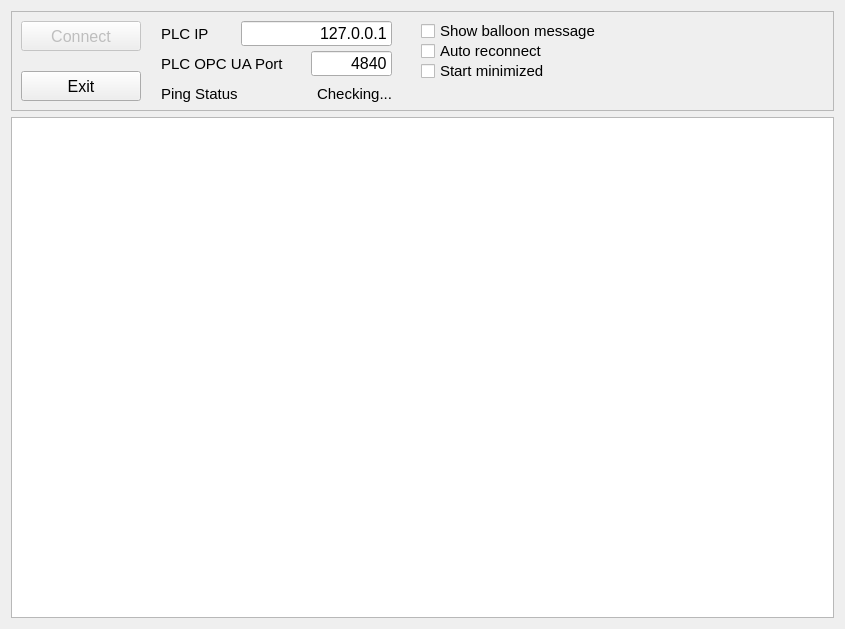
<?xml version="1.0" encoding="UTF-8"?>
<ui version="4.0">
 <class>MainWindow</class>
 <widget class="QMainWindow" name="MainWindow">
  <property name="geometry">
   <rect>
    <x>0</x>
    <y>0</y>
    <width>845</width>
    <height>629</height>
   </rect>
  </property>
  <property name="windowTitle">
   <string>FreeOpcUa Client</string>
  </property>
  <property name="windowIcon">
   <iconset>
    <normaloff>../network.svg</normaloff>../network.svg</iconset>
  </property>
  <widget class="QWidget" name="centralWidget">
   <layout class="QGridLayout" name="gridLayout_2">
    <item row="0" column="0">
     <widget class="QFrame" name="frame">
      <property name="sizePolicy">
       <sizepolicy hsizetype="Preferred" vsizetype="Fixed">
        <horstretch>0</horstretch>
        <verstretch>0</verstretch>
       </sizepolicy>
      </property>
      <property name="minimumSize">
       <size>
        <width>600</width>
        <height>100</height>
       </size>
      </property>
      <property name="frameShape">
       <enum>QFrame::StyledPanel</enum>
      </property>
      <property name="frameShadow">
       <enum>QFrame::Raised</enum>
      </property>
      <widget class="QPushButton" name="btnExit">
       <property name="geometry">
        <rect>
         <x>10</x>
         <y>60</y>
         <width>120</width>
         <height>30</height>
        </rect>
       </property>
       <property name="font">
        <font>
         <pointsize>12</pointsize>
        </font>
       </property>
       <property name="text">
        <string>Exit</string>
       </property>
      </widget>
      <widget class="QPushButton" name="btnConnect">
       <property name="enabled">
        <bool>false</bool>
       </property>
       <property name="geometry">
        <rect>
         <x>10</x>
         <y>10</y>
         <width>120</width>
         <height>30</height>
        </rect>
       </property>
       <property name="font">
        <font>
         <pointsize>12</pointsize>
        </font>
       </property>
       <property name="text">
        <string>Connect</string>
       </property>
      </widget>
      <widget class="QCheckBox" name="chkMinimized">
       <property name="geometry">
        <rect>
         <x>410</x>
         <y>50</y>
         <width>211</width>
         <height>20</height>
        </rect>
       </property>
       <property name="font">
        <font>
         <pointsize>11</pointsize>
        </font>
       </property>
       <property name="text">
        <string>Start minimized</string>
       </property>
      </widget>
      <widget class="QCheckBox" name="chkBalloon">
       <property name="geometry">
        <rect>
         <x>410</x>
         <y>10</y>
         <width>231</width>
         <height>20</height>
        </rect>
       </property>
       <property name="font">
        <font>
         <pointsize>11</pointsize>
        </font>
       </property>
       <property name="text">
        <string>Show balloon message</string>
       </property>
      </widget>
      <widget class="QLineEdit" name="txtPLC_IP">
       <property name="geometry">
        <rect>
         <x>230</x>
         <y>10</y>
         <width>151</width>
         <height>25</height>
        </rect>
       </property>
       <property name="font">
        <font>
         <pointsize>12</pointsize>
        </font>
       </property>
       <property name="layoutDirection">
        <enum>Qt::LeftToRight</enum>
       </property>
       <property name="text">
        <string>127.0.0.1</string>
       </property>
       <property name="alignment">
        <set>Qt::AlignRight|Qt::AlignTrailing|Qt::AlignVCenter</set>
       </property>
      </widget>
      <widget class="QLabel" name="labPLC_Ping">
       <property name="geometry">
        <rect>
         <x>150</x>
         <y>70</y>
         <width>101</width>
         <height>25</height>
        </rect>
       </property>
       <property name="font">
        <font>
         <pointsize>11</pointsize>
        </font>
       </property>
       <property name="text">
        <string>Ping Status</string>
       </property>
      </widget>
      <widget class="QCheckBox" name="chkReconnect">
       <property name="geometry">
        <rect>
         <x>410</x>
         <y>30</y>
         <width>211</width>
         <height>20</height>
        </rect>
       </property>
       <property name="font">
        <font>
         <pointsize>11</pointsize>
        </font>
       </property>
       <property name="text">
        <string>Auto reconnect</string>
       </property>
      </widget>
      <widget class="QLineEdit" name="txtPLC_Port">
       <property name="geometry">
        <rect>
         <x>300</x>
         <y>40</y>
         <width>81</width>
         <height>25</height>
        </rect>
       </property>
       <property name="font">
        <font>
         <pointsize>12</pointsize>
        </font>
       </property>
       <property name="layoutDirection">
        <enum>Qt::LeftToRight</enum>
       </property>
       <property name="text">
        <string>4840</string>
       </property>
       <property name="alignment">
        <set>Qt::AlignRight|Qt::AlignTrailing|Qt::AlignVCenter</set>
       </property>
      </widget>
      <widget class="QLabel" name="labPLC_IP">
       <property name="geometry">
        <rect>
         <x>150</x>
         <y>10</y>
         <width>81</width>
         <height>25</height>
        </rect>
       </property>
       <property name="font">
        <font>
         <pointsize>11</pointsize>
        </font>
       </property>
       <property name="text">
        <string>PLC IP</string>
       </property>
      </widget>
      <widget class="QLabel" name="labPLC_Ping_Status">
       <property name="geometry">
        <rect>
         <x>260</x>
         <y>70</y>
         <width>121</width>
         <height>25</height>
        </rect>
       </property>
       <property name="font">
        <font>
         <pointsize>11</pointsize>
        </font>
       </property>
       <property name="layoutDirection">
        <enum>Qt::LeftToRight</enum>
       </property>
       <property name="text">
        <string>Checking...</string>
       </property>
       <property name="alignment">
        <set>Qt::AlignRight|Qt::AlignTrailing|Qt::AlignVCenter</set>
       </property>
      </widget>
      <widget class="QLabel" name="labPLC_Port">
       <property name="geometry">
        <rect>
         <x>150</x>
         <y>40</y>
         <width>141</width>
         <height>25</height>
        </rect>
       </property>
       <property name="font">
        <font>
         <pointsize>11</pointsize>
        </font>
       </property>
       <property name="text">
        <string>PLC OPC UA Port</string>
       </property>
      </widget>
     </widget>
    </item>
    <item row="1" column="0">
     <widget class="QSplitter" name="splitter">
      <property name="sizePolicy">
       <sizepolicy hsizetype="Preferred" vsizetype="Preferred">
        <horstretch>0</horstretch>
        <verstretch>0</verstretch>
       </sizepolicy>
      </property>
      <property name="orientation">
       <enum>Qt::Horizontal</enum>
      </property>
      <widget class="QPlainTextEdit" name="txtStatus">
       <property name="minimumSize">
        <size>
         <width>0</width>
         <height>500</height>
        </size>
       </property>
      </widget>
     </widget>
    </item>
   </layout>
  </widget>
 </widget>
 <layoutdefault spacing="6" margin="11"/>
 <resources/>
 <connections/>
</ui>
